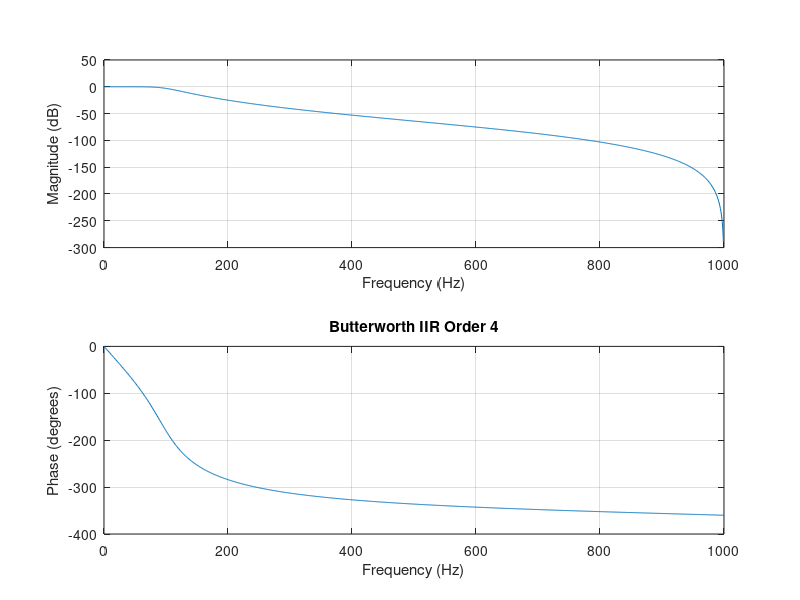

The MATLAB script that drew this image:
Fs = 2000;

fc = 100;
Wn = fc/(Fs/2);

[b,a] = butter(4,Wn,'low');

freqz(b,a,1024,Fs);
title('Butterworth IIR Order 4');
